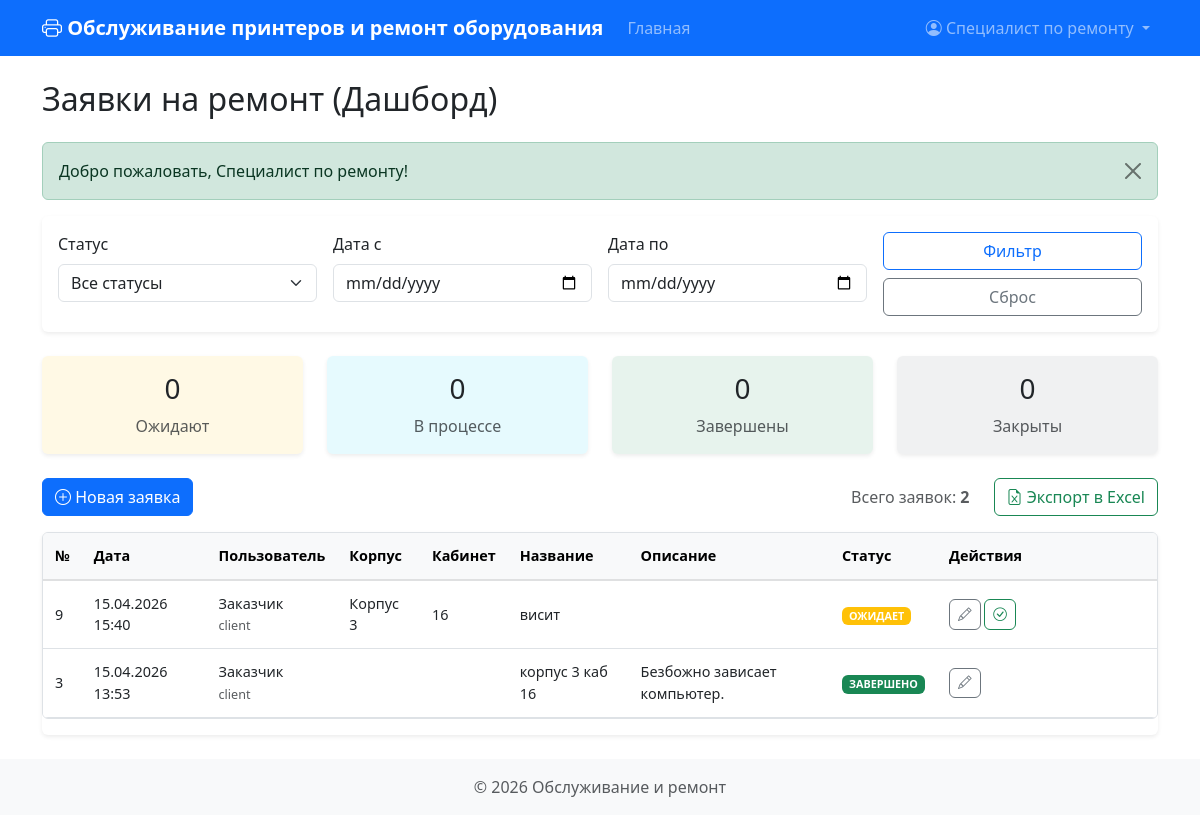
The page /?action=remontnik_dashboard (signed in) on the database its author committed.
### tables this page shows
CREATE TABLE repairs (
                id INTEGER PRIMARY KEY AUTOINCREMENT,
                user_id INTEGER NOT NULL,
                title TEXT NOT NULL,
                description TEXT NOT NULL,
                status TEXT DEFAULT 'ОЖИДАЕТ',
                created_at DATETIME DEFAULT CURRENT_TIMESTAMP,
                updated_at DATETIME DEFAULT CURRENT_TIMESTAMP, building TEXT NOT NULL DEFAULT '', room TEXT NOT NULL DEFAULT '',
                FOREIGN KEY (user_id) REFERENCES users(id)
            );

CREATE TABLE users (
                id INTEGER PRIMARY KEY AUTOINCREMENT,
                username TEXT UNIQUE NOT NULL,
                password TEXT NOT NULL,
                role TEXT NOT NULL,
                full_name TEXT,
                email TEXT,
                department TEXT,
                created_at DATETIME DEFAULT CURRENT_TIMESTAMP
            );

### functions.php (called while the page is built, shortened)
<?php
function formatDate($date) {
    $dt = new DateTime($date, new DateTimeZone('UTC'));
    $dt->setTimezone(new DateTimeZone('Europe/Moscow'));
    return $dt->format('d.m.Y H:i');
}
function url($path = '') {
    if (strpos($path, '/') === 0) {
        return BASE_PATH . $path;
    }
    return BASE_PATH . '/' . $path;
}
function getFlashMessage() {
    if (isset($_SESSION['flash'])) {
        $message = $_SESSION['flash'];
        return $message;
    }
    return null;
}
function render($template, $data = []) {
    extract($data);
    $templateFile = TEMPLATE_DIR . '/' . $template . '.php';
    include $templateFile;
    $content = ob_get_clean();
    return $content;
}
function renderPage($template, $data = []) {
    $content = render($template, $data);
    include LAYOUT_DIR . '/layout.php';
}

### database.php (called while the page is built, shortened)
<?php
class Database {
    private $db;
    private static $instance = null;
    public static function getInstance() {
        if (self::$instance === null) {
            self::$instance = new self();
        }
        return self::$instance;
    }
    private function connect() {
        try {
            $this->db = new PDO('sqlite:' . DB_PATH);
            $this->db->setAttribute(PDO::ATTR_ERRMODE, PDO::ERRMODE_EXCEPTION);
            $this->db->setAttribute(PDO::ATTR_DEFAULT_FETCH_MODE, PDO::FETCH_ASSOC);
        } catch (PDOException $e) {
            die('Ошибка подключения к базе данных: ' . $e->getMessage());
        }
    }
    public function initTables() {
        $this->db->exec("
            CREATE TABLE IF NOT EXISTS users (
                id INTEGER PRIMARY KEY AUTOINCREMENT,
                username TEXT UNIQUE NOT NULL,
                password TEXT NOT NULL,
                role TEXT NOT NULL,
                full_name TEXT,
                email TEXT,
                department TEXT,
                created_at DATETIME DEFAULT CURRENT_TIMESTAMP
            )
        ");
        $this->db->exec("
            CREATE TABLE IF NOT EXISTS orders (
                id INTEGER PRIMARY KEY AUTOINCREMENT,
                user_id INTEGER NOT NULL,
                department TEXT NOT NULL,
                building TEXT NOT NULL,
                room TEXT NOT NULL,
                printer_model TEXT NOT NULL,
                repair_type TEXT NOT NULL,
                description TEXT,
                status TEXT DEFAULT 'ОЖИДАЕТ',
                status_changed_at DATETIME DEFAULT CURRENT_TIMESTAMP,
                created_at DATETIME DEFAULT CURRENT_TIMESTAMP,
                updated_at DATETIME DEFAULT CURRENT_TIMESTAMP,
                FOREIGN KEY (user_id) REFERENCES users(id)
            )
        ");
        $this->db->exec("
            CREATE TABLE IF NOT EXISTS status_history (
                id INTEGER PRIMARY KEY AUTOINCREMENT,
                order_id INTEGER NOT NULL,
                status TEXT NOT NULL,
                changed_at DATETIME DEFAULT CURRENT_TIMESTAMP,
                changed_by INTEGER,
                FOREIGN KEY (order_id) REFERENCES orders(id),
                FOREIGN KEY (changed_by) REFERENCES users(id)
            )
        ");
        $this->db->exec("
            CREATE TABLE IF NOT EXISTS buildings (
                id INTEGER PRIMARY KEY AUTOINCREMENT,
                name TEXT UNIQUE NOT NULL,
                created_at DATETIME DEFAULT CURRENT_TIMESTAMP
            )
        ");
        $this->db->exec("
            CREATE TABLE IF NOT EXISTS printer_models (
                id INTEGER PRIMARY KEY AUTOINCREMENT,
                name TEXT UNIQUE NOT NULL,
                created_at DATETIME DEFAULT CURRENT_TIMESTAMP
            )
        ");
        $this->db->exec("
            CREATE TABLE IF NOT EXISTS wishes (
                id INTEGER PRIMARY KEY AUTOINCREMENT,
                user_id INTEGER NOT NULL,
                text TEXT NOT NULL,
                status TEXT DEFAULT 'активно',
                created_at DATETIME DEFAULT CURRENT_TIMESTAMP,
                updated_at DATETIME DEFAULT CURRENT_TIMESTAMP,
                FOREIGN KEY (user_id) REFERENCES users(id)
            )
        ");
        $this->db->exec("
            CREATE TABLE IF NOT EXISTS repairs (
                id INTEGER PRIMARY KEY AUTOINCREMENT,
                user_id INTEGER NOT NULL,
                title TEXT NOT NULL,
                description TEXT NOT NULL,
                building TEXT NOT NULL DEFAULT '',
                room TEXT NOT NULL DEFAULT '',
                status TEXT DEFAULT 'ОЖИДАЕТ',
                created_at DATETIME DEFAULT CURRENT_TIMESTAMP,
                updated_at DATETIME DEFAULT CURRENT_TIMESTAMP,
                FOREIGN KEY (user_id) REFERENCES users(id)
            )
        ");
        try {
            $this->db->exec("ALTER TABLE repairs ADD COLUMN building TEXT NOT NULL DEFAULT ''");
        } catch (PDOException $e) {
        }
        try {
            $this->db->exec("ALTER TABLE repairs ADD COLUMN room TEXT NOT NULL DEFAULT ''");
        } catch (PDOException $e) {
        }
    }
    public function getRepairs($filters = []) {
        $sql = "SELECT r.*, u.username, u.full_name
                FROM repairs r
                LEFT JOIN users u ON r.user_id = u.id
                WHERE 1=1";
        $params = [];
        if (!empty($filters['user_id'])) {
            $sql .= " AND r.user_id = ?";
            $params[] = $filters['user_id'];
        }
        $sql .= " ORDER BY r.created_at DESC";
        $stmt = $this->db->prepare($sql);
        $stmt->execute($params);
        return $stmt->fetchAll();
    }
}

### templates/remontnik_dashboard.php (the view, shortened to what this page needs)
<h2 class="mb-4">Заявки на ремонт (Дашборд)</h2>
<?php if ($message = getFlashMessage()): ?>
    <div class="alert alert-<?php echo $message['type'] === 'error' ? 'danger' : 'success'; ?> alert-dismissible fade show" role="alert">
        <?php echo htmlspecialchars($message['message']); ?>
        <button type="button" class="btn-close" data-bs-dismiss="alert"></button>
    </div>
<?php endif; ?>
<div class="card mb-4">
    <div class="card-body">
        <form method="GET" class="row g-3">
            <div class="col-md-3">
                <label class="form-label">Статус</label>
                <select class="form-select" name="status">
                    <option value="">Все статусы</option>
                </select>
            </div>
            <div class="col-md-3">
                <label class="form-label">Дата с</label>
                <input type="date" class="form-control" name="date_from" value="<?php echo htmlspecialchars($filters['date_from'] ?? ''); ?>">
            </div>
            <div class="col-md-3">
                <label class="form-label">Дата по</label>
                <input type="date" class="form-control" name="date_to" value="<?php echo htmlspecialchars($filters['date_to'] ?? ''); ?>">
            </div>
            <div class="col-md-3 d-flex align-items-end">
                <div class="d-grid gap-2 w-100">
                    <button type="submit" class="btn btn-outline-primary">Фильтр</button>
                    <?php if (!empty($filters)): ?>
                        <a href="<?php echo url('/?action=remontnik_dashboard'); ?>" class="btn btn-outline-secondary">Сброс</a>
                    <?php endif; ?>
                </div>
            </div>
        </form>
    </div>
</div>
<div class="row mb-4">
    <?php
    $waitingCount = 0;
    $inProgressCount = 0;
    $completedCount = 0;
    $closedCount = 0;
    ?>
    <div class="col-md-3">
        <div class="card bg-warning bg-opacity-10 border-warning">
            <div class="card-body text-center">
                <h3 class="card-title"><?php echo $waitingCount; ?></h3>
                <p class="card-text text-muted">Ожидают</p>
            </div>
        </div>
    </div>
    <div class="col-md-3">
        <div class="card bg-info bg-opacity-10 border-info">
            <div class="card-body text-center">
                <h3 class="card-title"><?php echo $inProgressCount; ?></h3>
                <p class="card-text text-muted">В процессе</p>
            </div>
        </div>
    </div>
    <div class="col-md-3">
        <div class="card bg-success bg-opacity-10 border-success">
            <div class="card-body text-center">
                <h3 class="card-title"><?php echo $completedCount; ?></h3>
                <p class="card-text text-muted">Завершены</p>
            </div>
        </div>
    </div>
    <div class="col-md-3">
        <div class="card bg-secondary bg-opacity-10 border-secondary">
            <div class="card-body text-center">
                <h3 class="card-title"><?php echo $closedCount; ?></h3>
                <p class="card-text text-muted">Закрыты</p>
            </div>
        </div>
    </div>
</div>
<div class="d-flex justify-content-between align-items-center mb-3">
    <div>
        <a href="<?php echo url('/?action=create_repair'); ?>" class="btn btn-primary">
            <i class="bi bi-plus-circle"></i> Новая заявка
        </a>
    </div>
    <div class="d-flex align-items-center gap-2">
        <div class="text-muted me-3">
            Всего заявок: <strong><?php echo count($repairs); ?></strong>
        </div>
        <a href="<?php
            echo url('/?action=export_repairs' .
                (isset($filters['status']) && $filters['status'] ? '&status=' . urlencode($filters['status']) : '') .
                (isset($filters['date_from']) && $filters['date_from'] ? '&date_from=' . urlencode($filters['date_from']) : '') .
                (isset($filters['date_to']) && $filters['date_to'] ? '&date_to=' . urlencode($filters['date_to']) : '')
            );
        ?>" class="btn btn-outline-success">
            <i class="bi bi-file-earmark-excel"></i> Экспорт в Excel
        </a>
    </div>
</div>
<div class="card">
    <div class="table-responsive">
        <table class="table table-hover mb-0">
            <thead class="table-light">
                <tr>
                    <th>№</th>
                    <th>Дата</th>
                    <th>Пользователь</th>
                    <th>Корпус</th>
                    <th>Кабинет</th>
                    <th>Название</th>
                    <th>Описание</th>
                    <th>Статус</th>
                    <th>Действия</th>
                </tr>
            </thead>
            <tbody>
                <?php if (empty($repairs)): ?>
                    <tr>
                        <td colspan="9" class="text-center text-muted py-4">Заявок не найдено</td>
                    </tr>
                <?php else: ?>
                    <?php foreach ($repairs as $repair): ?>
                        <tr>
                            <td><?php echo $repair['id']; ?></td>
                            <td><?php echo formatDate($repair['created_at']); ?></td>
                            <td>
                                <?php echo htmlspecialchars($repair['full_name'] ?? $repair['username']); ?>
                                <br><small class="text-muted"><?php echo htmlspecialchars($repair['username']); ?></small>
                            </td>
                            <td><?php echo htmlspecialchars($repair['building'] ?? ''); ?></td>
                            <td><?php echo htmlspecialchars($repair['room'] ?? ''); ?></td>
                            <td><?php echo htmlspecialchars($repair['title']); ?></td>
                            <td>
                                <div style="max-width: 300px; white-space: pre-wrap;"><?php echo htmlspecialchars($repair['description']); ?></div>
                            </td>
                            <td>
                                <span class="badge bg-<?php
                                    echo $repair['status'] === REPAIR_STATUS_WAITING ? 'warning' :
                                        ($repair['status'] === REPAIR_STATUS_IN_PROGRESS ? 'info' :
                                        ($repair['status'] === REPAIR_STATUS_COMPLETED ? 'success' : 'secondary'));
                                ?>">
                                    <?php echo htmlspecialchars($repair['status']); ?>
                                </span>
                            </td>
                            <td>
                                <a href="<?php echo url('/?action=edit_repair&id=' . $repair['id']); ?>"
                                   class="btn btn-sm btn-outline-secondary" title="Редактировать">
                                    <i class="bi bi-pencil"></i>
                                </a>
                                <?php if ($repair['status'] !== REPAIR_STATUS_COMPLETED): ?>
                                    <a href="<?php echo url('/?action=update_repair_status&id=' . $repair['id'] . '&status=' . REPAIR_STATUS_COMPLETED); ?>"
                                       class="btn btn-sm btn-outline-success" title="Отметить как выполненную">
                                        <i class="bi bi-check-circle"></i>
                                    </a>
                                <?php endif; ?>
                            </td>
                        </tr>
                    <?php endforeach; ?>
                <?php endif; ?>
            </tbody>
        </table>
    </div>
</div>

### templates/layout.php (style rules this page uses)
body { min-height: 100vh; display: flex; flex-direction: column; }
.table-responsive { overflow-x: auto; margin-bottom: 1rem; border-radius: 0.375rem; border: 1px solid #dee2e6; -webkit-overflow-scrolling: touch; }
.table { margin-bottom: 0; min-width: 1000px; }
.table th { white-space: nowrap; background-color: #f8f9fa; border-bottom-width: 2px; padding: 0.75rem; font-size: 0.9rem; }
.table td { vertical-align: middle; padding: 0.75rem; font-size: 0.9rem; }
.table td:last-child { min-width: 220px; white-space: nowrap; }
.table .btn { white-space: nowrap; font-size: 0.85rem; padding: 0.25rem 0.5rem; }
.card { border: none; box-shadow: 0 0.125rem 0.25rem rgba(0, 0, 0, 0.075); }
.btn { border-radius: 0.375rem; }
.form-control, .form-select { border-radius: 0.375rem; }
.alert { border-radius: 0.375rem; }

### rows shown on the page
repairs: id "9", created_at "15.04.2026 15:40", user.full_name "Заказчик", user.username "client", building "Корпус 3", room "16", title "висит", status "ОЖИДАЕТ"
repairs: id "3", created_at "15.04.2026 13:53", user.full_name "Заказчик", user.username "client", title "корпус 3 каб 16", description "Безбожно зависает компьютер.", status "ЗАВЕРШЕНО"

### other values the page prints
getCurrentUser()['full_name'] "Специалист по ремонту"
$message['message'] "Добро пожаловать, Специалист по ремонту!"
$waitingCount "0"
$inProgressCount "0"
$completedCount "0"
$closedCount "0"
count($repairs) "2"
